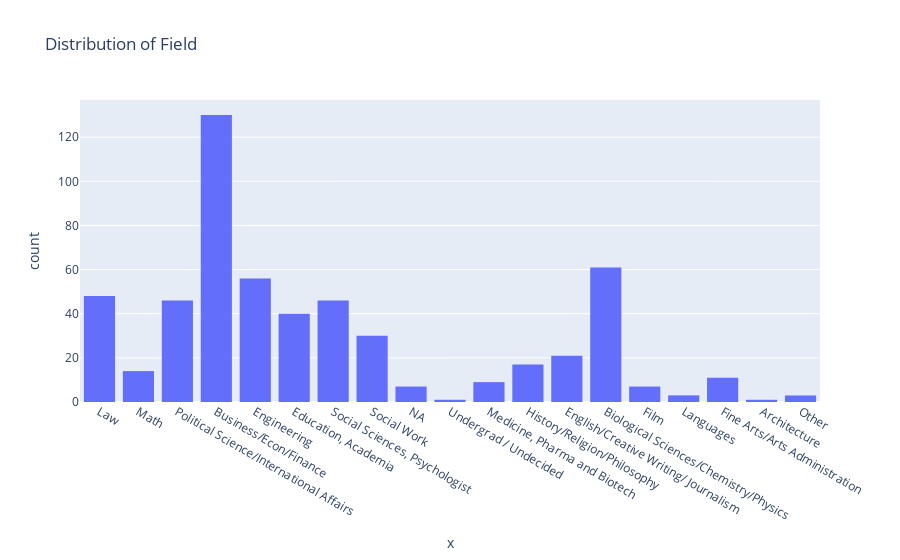

Notebook code for this chart:
### Code cell
fig = px.histogram(x=df_unique['field_label'], title='Distribution of Field')
fig.show()

### Figure 1 — Plotly figure (JSON) as saved in the notebook; plotly's stock layout.template omitted (floating-point values rounded to 4 significant figures; data arrays with more than 128 entries replaced by an {"elided": "..."} marker saying what was removed)
{"data": [{"alignmentgroup": "True", "bingroup": "x", "hovertemplate": "x=%{x}<br>count=%{y}<extra></extra>", "legendgroup": "", "marker": {"color": "#636efa", "pattern": {"shape": ""}}, "name": "", "offsetgroup": "", "orientation": "v", "showlegend": false, "type": "histogram", "x": {"elided": "551 str values"}, "xaxis": "x", "yaxis": "y"}], "layout": {"barmode": "relative", "legend": {"tracegroupgap": 0}, "title": {"text": "Distribution of Field"}, "xaxis": {"anchor": "y", "domain": [0, 1], "title": {"text": "x"}}, "yaxis": {"anchor": "x", "domain": [0, 1], "title": {"text": "count"}}}}
